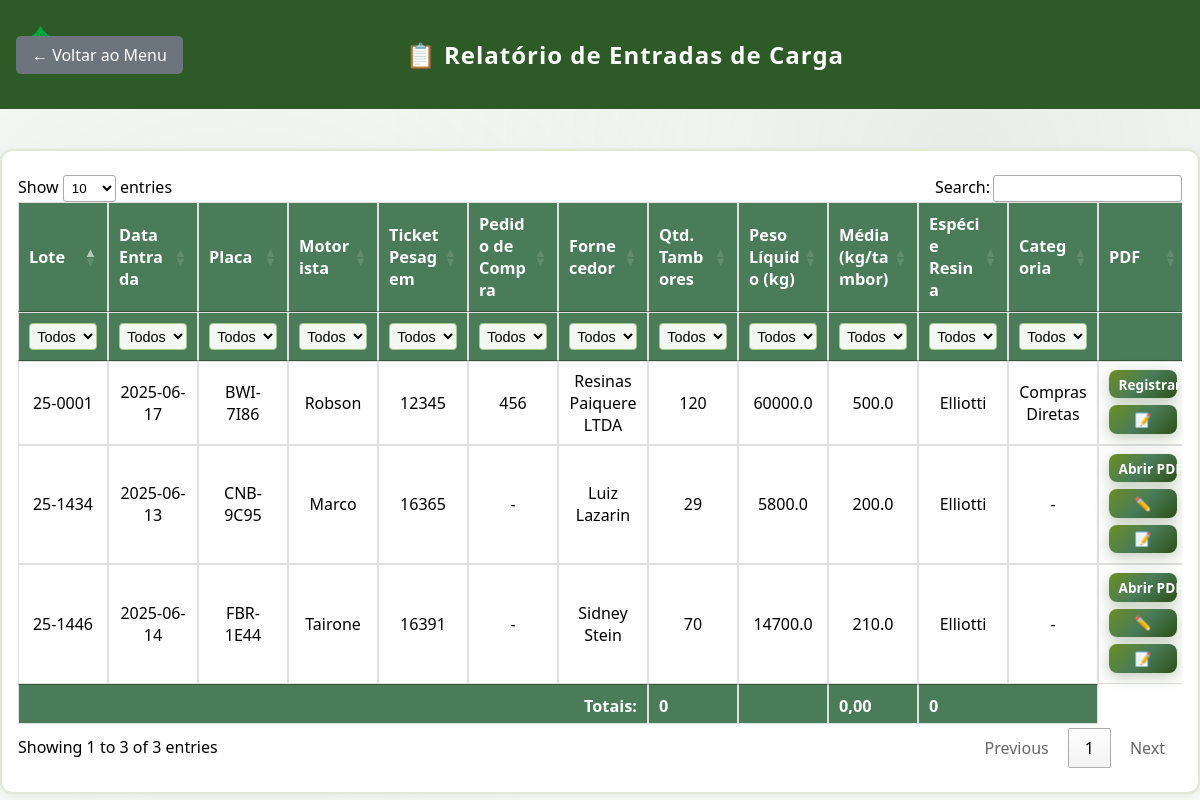
/relatorio-entradas (signed in), run on an earlier commit of the app's database.
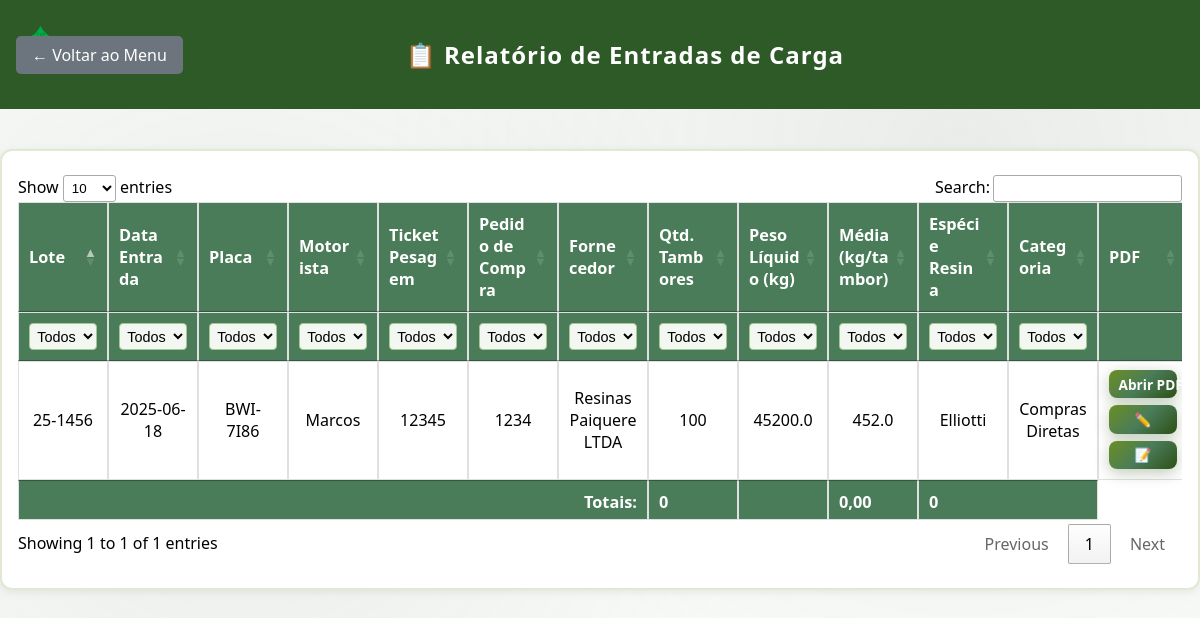
And on a later commit of the database.
### tables this page shows
CREATE TABLE entradas_carga (id INTEGER PRIMARY KEY AUTOINCREMENT, fornecedor TEXT, data_entrada TEXT, motorista TEXT, placa TEXT, quantidade_tambores INTEGER, pedido_compra TEXT, categoria TEXT, especie_resina TEXT, lote TEXT UNIQUE, ticket_pesagem TEXT UNIQUE, peso_liquido REAL, data_registro TEXT, usuario_registro TEXT);

### app.py (the view)
@app.route('/relatorio-entradas')
def relatorio_entradas():
    if 'logged_in' not in session or not session['logged_in']:
        return redirect(url_for('login'))
    entradas = listar_entradas()
    conn = sqlite3.connect(DB_PATH)
    cursor = conn.cursor()
    cursor.execute('SELECT lote, arquivo_pdf FROM processos_lote')
    pdfs_lotes = cursor.fetchall()
    conn.close()
    lotes_pdfs = {}
    for lote, pdf in pdfs_lotes:
        lotes_pdfs[lote] = pdf  # Garante que o último PDF vinculado ao lote seja exibido
    return render_template('relatorio_entradas.html', entradas=entradas, lotes_pdfs=lotes_pdfs)

### app.py (called while the page is built)
def listar_entradas():
    conn = sqlite3.connect(DB_PATH)
    cursor = conn.cursor()
    cursor.execute('SELECT * FROM entradas_carga ORDER BY lote ASC')
    colunas = [desc[0] for desc in cursor.description]
    entradas = [dict(zip(colunas, row)) for row in cursor.fetchall()]
    conn.close()
    return entradas

### templates/relatorio_entradas.html (shortened to what this page needs)
<!DOCTYPE html>
<html lang="pt-BR">
<head>
    <link rel="stylesheet" href="{{ url_for('static', filename='css/style.css') }}">
    <link rel="stylesheet" href="https://cdn.datatables.net/1.13.7/css/jquery.dataTables.min.css">
</head>
<body class="relatorio-body">
    <div class="header">
        <a href="{{ url_for('menu') }}" class="back-btn">← Voltar ao Menu</a>
        <div class="header-title">📋 Relatório de Entradas de Carga</div>
    </div>
    <div class="container">
        {% if entradas %}
        <div class="table-responsive">
            <table id="tabela-entradas">
                <thead>
                    <tr>
                        <th>Lote</th>
                        <th>Data Entrada</th>
                        <th>Placa</th>
                        <th>Motorista</th>
                        <th>Ticket Pesagem</th>
                        <th>Pedido de Compra</th>
                        <th>Fornecedor</th>
                        <th>Qtd. Tambores</th>
                        <th>Peso Líquido (kg)</th>
                        <th>Média (kg/tambor)</th>
                        <th>Espécie Resina</th>
                        <th>Categoria</th>
                        <th>PDF</th>
                    </tr>
                    <tr class="filters">
                        <th></th>
                        <th></th>
                        <th></th>
                        <th></th>
                        <th></th>
                        <th></th>
                        <th></th>
                        <th></th>
                        <th></th>
                        <th></th>
                        <th></th>
                        <th></th>
                        <th></th>
                    </tr>
                </thead>
                <tbody>
                    {% for entrada in entradas %}
                    <tr>
                        <td>{{ entrada.lote }}</td>
                        <td>{{ entrada.data_entrada }}</td>
                        <td>{{ entrada.placa }}</td>
                        <td>{{ entrada.motorista }}</td>
                        <td>{{ entrada.ticket_pesagem }}</td>
                        <td>{{ entrada.pedido_compra or '-' }}</td>
                        <td>{{ entrada.fornecedor }}</td>
                        <td>{{ entrada.quantidade_tambores }}</td>
                        <td>{{ entrada.peso_liquido }}</td>
                        <td>{% if entrada.quantidade_tambores and entrada.peso_liquido %}{{ (entrada.peso_liquido /
                            entrada.quantidade_tambores)|round(2) }}{% else %}-{% endif %}</td>
                        <td>{{ entrada.especie_resina }}</td>
                        <td>{{ entrada.categoria or '-' }}</td>
                        <td>
                            {% if entrada.lote in lotes_pdfs %}
                            <div class="pdf-actions">
                                <a href="{{ url_for('static', filename='processos_pdfs/' + lotes_pdfs[entrada.lote]) }}" class="btn"
                                    target="_blank">Abrir PDF</a>
                                <a href="{{ url_for('registrar_processo', lote=entrada.lote) }}" class="btn"
                                    title="Editar PDF">✏️</a>
                                <a href="{{ url_for('editar_entrada', id=entrada.id) }}" class="btn"
                                    title="Editar Entrada">📝</a>
                            </div>
                            {% else %}
                            <div class="pdf-actions">
                                <a href="{{ url_for('registrar_processo', lote=entrada.lote) }}" class="btn">Registrar Processo</a>
                                <a href="{{ url_for('editar_entrada', id=entrada.id) }}" class="btn"
                                    title="Editar Entrada">📝</a>
                            </div>
                            {% endif %}
                        </td>
                    </tr>
                    {% endfor %}
                </tbody>
                <tfoot>
                    <tr>
                        <th colspan="7" style="text-align:right">Totais:</th>
                        <th id="soma-tambores"></th>
                        <th id="soma-peso"></th>
                        <th id="media-peso-tambor"></th>
                        <th colspan="2"></th>
                    </tr>
                </tfoot>
            </table>
        </div>
        {% else %}
        <p style="text-align:center; color:#888;">Nenhuma entrada de carga registrada.</p>
        {% endif %}
    </div>
</body>

### static/css/style.css (style rules this page uses)
* { margin: 0; padding: 0; box-sizing: border-box; }
body { font-family: 'Segoe UI', Tahoma, Geneva, Verdana, sans-serif; background: linear-gradient(135deg, #2d5016 0%, #4a7c59 50%, #6b8e23 100%); background-attachment: fixed; min-height: 100vh; display: flex; align-items: center; justify-content: center; }
body::before { content: ''; position: fixed; top: 0; left: 0; width: 100%; height: 100%; background-image: radial-gradient(circle at 20% 50%, rgba(120, 119, 108, 0.1) 0%, transparent 50%), radial-gradient(circle at 80% 20%, rgba(120, 119, 108, 0.1) 0%, transparent 50%); pointer-events: none; z-index: -1; }
.container { background: rgba(255, 255, 255, 0.95); backdrop-filter: blur(10px); padding: 2.5rem; border-radius: 15px; box-shadow: 0 20px 40px rgba(45, 80, 22, 0.3); width: 100%; max-width: 420px; border: 2px solid rgba(107, 142, 35, 0.2); }
.header { text-align: center; margin-bottom: 2.5rem; }
.header::before { content: '🌲'; font-size: 2.5rem; display: block; margin-bottom: 1rem; }
.btn { display: inline-block; padding: 1rem 2rem; background: linear-gradient(135deg, #6b8e23 0%, #4a7c59 50%, #2d5016 100%); color: white; text-decoration: none; border: none; border-radius: 8px; cursor: pointer; font-size: 1rem; font-weight: 600; transition: all 0.3s ease; width: 100%; text-align: center; box-shadow: 0 4px 15px rgba(45, 80, 22, 0.3); }
.filters th { padding: 0.2rem; text-align: center; vertical-align: middle; }

### templates/relatorio_entradas.html (style rules this page uses)
body.relatorio-body { display: block !important; background: #f7faf7; min-height: 100vh; }
.header { background: #2d5a27; padding: 1.2rem 1rem; display: flex; align-items: center; justify-content: center; color: white; position: relative; }
.header-title { flex: 1; text-align: center; font-size: 1.5rem; font-weight: bold; letter-spacing: 1px; }
.back-btn { position: absolute; left: 1rem; top: 50%; transform: translateY(-50%); background: #6c757d; color: white; padding: 0.5rem 1rem; text-decoration: none; border-radius: 5px; font-size: 1rem; }
.container { max-width: 1800px !important; margin: 2.5rem auto 0 auto; padding: 1.5rem 1rem; background: white; border-radius: 12px; box-shadow: 0 2px 8px rgba(0, 0, 0, 0.07); }
.table-responsive { overflow-x: auto; width: 100%; }
table { width: 100%; border-collapse: collapse; margin-top: 0.5rem; font-size: 1rem; max-width: 100%; table-layout: fixed; }
th, td { border: 1px solid #e0e0e0; padding: 0.5rem 0.3rem; text-align: center; vertical-align: middle; white-space: normal; word-wrap: break-word; min-width: 120px; }
th { background: #4a7c59; color: #fff; font-size: 1.02rem; font-weight: 600; }
tr:nth-child(even) { background: #f2f7f2; }
.pdf-actions { display: flex; flex-wrap: wrap; gap: 0.3rem; justify-content: center; align-items: center; }
.pdf-actions .btn { min-width: 60px; font-size: 0.85rem; padding: 0.3rem 0.6rem; margin-bottom: 2px; white-space: nowrap; }

What changed in the data, as far as the page shows it:
removed entradas_carga: lote "25-0001", data_entrada "2025-06-17", placa "BWI-7I86", motorista "Robson", ticket_pesagem "12345", pedido_compra "456", fornecedor "Resinas Paiquere LTDA", quantidade_tambores "120", peso_liquido "60000.0", peso_liquido+quantidade_tambores "500.0", especie_resina "Elliotti", categoria "Compras Diretas"
removed entradas_carga: lote "25-1434", data_entrada "2025-06-13", placa "CNB-9C95", motorista "Marco", ticket_pesagem "16365", pedido_compra "-", fornecedor "Luiz Lazarin", quantidade_tambores "29", peso_liquido "5800.0", peso_liquido+quantidade_tambores "200.0", especie_resina "Elliotti", categoria "-"
removed entradas_carga: lote "25-1446", data_entrada "2025-06-14", placa "FBR-1E44", motorista "Tairone", ticket_pesagem "16391", pedido_compra "-", fornecedor "Sidney Stein", quantidade_tambores "70", peso_liquido "14700.0", peso_liquido+quantidade_tambores "210.0", especie_resina "Elliotti", categoria "-"
added entradas_carga: lote "25-1456", data_entrada "2025-06-18", placa "BWI-7I86", motorista "Marcos", ticket_pesagem "12345", pedido_compra "1234", fornecedor "Resinas Paiquere LTDA", quantidade_tambores "100", peso_liquido "45200.0", peso_liquido+quantidade_tambores "452.0", especie_resina "Elliotti", categoria "Compras Diretas"
Also different on the page:
text written by a page script: "Show entries Search: Showing 1 to 3 of 3 entries Previous 1 Next" → "Show entries Search: Showing 1 to 1 of 1 entries Previous 1 Next"
